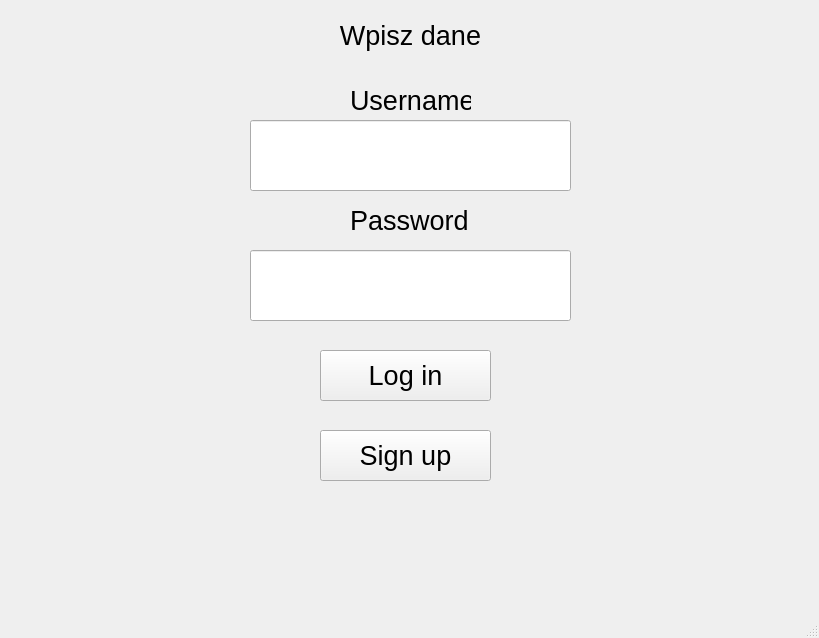
<?xml version="1.0" encoding="UTF-8"?>
<ui version="4.0">
 <class>Client</class>
 <widget class="QMainWindow" name="Client">
  <property name="geometry">
   <rect>
    <x>0</x>
    <y>0</y>
    <width>819</width>
    <height>638</height>
   </rect>
  </property>
  <property name="windowTitle">
   <string>Client</string>
  </property>
  <widget class="QWidget" name="centralwidget">
   <widget class="QStackedWidget" name="stackedWidget">
    <property name="geometry">
     <rect>
      <x>0</x>
      <y>0</y>
      <width>821</width>
      <height>621</height>
     </rect>
    </property>
    <property name="maximumSize">
     <size>
      <width>821</width>
      <height>621</height>
     </size>
    </property>
    <property name="currentIndex">
     <number>0</number>
    </property>
    <widget class="QWidget" name="page">
     <property name="minimumSize">
      <size>
       <width>821</width>
       <height>0</height>
      </size>
     </property>
     <widget class="QLabel" name="menurl_label">
      <property name="geometry">
       <rect>
        <x>10</x>
        <y>10</y>
        <width>801</width>
        <height>51</height>
       </rect>
      </property>
      <property name="font">
       <font>
        <pointsize>20</pointsize>
       </font>
      </property>
      <property name="layoutDirection">
       <enum>Qt::LayoutDirection::RightToLeft</enum>
      </property>
      <property name="text">
       <string>Wpisz dane</string>
      </property>
      <property name="alignment">
       <set>Qt::AlignmentFlag::AlignCenter</set>
      </property>
     </widget>
     <widget class="QLabel" name="username_label">
      <property name="geometry">
       <rect>
        <x>350</x>
        <y>80</y>
        <width>121</width>
        <height>41</height>
       </rect>
      </property>
      <property name="font">
       <font>
        <pointsize>20</pointsize>
       </font>
      </property>
      <property name="text">
       <string>Username</string>
      </property>
     </widget>
     <widget class="QLineEdit" name="Username_in">
      <property name="geometry">
       <rect>
        <x>250</x>
        <y>120</y>
        <width>321</width>
        <height>71</height>
       </rect>
      </property>
      <property name="font">
       <font>
        <pointsize>18</pointsize>
       </font>
      </property>
      <property name="text">
       <string/>
      </property>
     </widget>
     <widget class="QLabel" name="password_label">
      <property name="geometry">
       <rect>
        <x>350</x>
        <y>200</y>
        <width>121</width>
        <height>41</height>
       </rect>
      </property>
      <property name="font">
       <font>
        <pointsize>20</pointsize>
       </font>
      </property>
      <property name="text">
       <string>Password</string>
      </property>
     </widget>
     <widget class="QLineEdit" name="Password_in">
      <property name="geometry">
       <rect>
        <x>250</x>
        <y>250</y>
        <width>321</width>
        <height>71</height>
       </rect>
      </property>
      <property name="font">
       <font>
        <pointsize>18</pointsize>
       </font>
      </property>
      <property name="text">
       <string/>
      </property>
     </widget>
     <widget class="QPushButton" name="login_button">
      <property name="geometry">
       <rect>
        <x>320</x>
        <y>350</y>
        <width>171</width>
        <height>51</height>
       </rect>
      </property>
      <property name="font">
       <font>
        <pointsize>20</pointsize>
       </font>
      </property>
      <property name="text">
       <string>Log in</string>
      </property>
     </widget>
     <widget class="QPushButton" name="register_button">
      <property name="geometry">
       <rect>
        <x>320</x>
        <y>430</y>
        <width>171</width>
        <height>51</height>
       </rect>
      </property>
      <property name="font">
       <font>
        <pointsize>20</pointsize>
       </font>
      </property>
      <property name="text">
       <string>Sign up</string>
      </property>
     </widget>
    </widget>
    <widget class="QWidget" name="page_2">
     <widget class="QLabel" name="text_lebel">
      <property name="geometry">
       <rect>
        <x>170</x>
        <y>20</y>
        <width>481</width>
        <height>41</height>
       </rect>
      </property>
      <property name="text">
       <string/>
      </property>
      <property name="alignment">
       <set>Qt::AlignmentFlag::AlignCenter</set>
      </property>
     </widget>
     <widget class="QPushButton" name="add_friend_button">
      <property name="geometry">
       <rect>
        <x>110</x>
        <y>70</y>
        <width>261</width>
        <height>51</height>
       </rect>
      </property>
      <property name="text">
       <string>Dodaj znajomego</string>
      </property>
     </widget>
     <widget class="QPushButton" name="remove_friend_button">
      <property name="geometry">
       <rect>
        <x>110</x>
        <y>140</y>
        <width>261</width>
        <height>51</height>
       </rect>
      </property>
      <property name="text">
       <string>Usuń znajomego</string>
      </property>
     </widget>
     <widget class="QPushButton" name="view_friend_button">
      <property name="geometry">
       <rect>
        <x>110</x>
        <y>210</y>
        <width>261</width>
        <height>51</height>
       </rect>
      </property>
      <property name="text">
       <string>Wyświetl znajomych</string>
      </property>
     </widget>
     <widget class="QPushButton" name="logout_button">
      <property name="geometry">
       <rect>
        <x>720</x>
        <y>20</y>
        <width>87</width>
        <height>26</height>
       </rect>
      </property>
      <property name="text">
       <string>Wyloguj</string>
      </property>
     </widget>
     <widget class="QPushButton" name="group_button">
      <property name="geometry">
       <rect>
        <x>440</x>
        <y>140</y>
        <width>261</width>
        <height>51</height>
       </rect>
      </property>
      <property name="text">
       <string>Wyślij wiadomość grupową</string>
      </property>
     </widget>
     <widget class="QPushButton" name="priv_button">
      <property name="geometry">
       <rect>
        <x>440</x>
        <y>70</y>
        <width>261</width>
        <height>51</height>
       </rect>
      </property>
      <property name="text">
       <string>Wyślij wiadomość prywatną</string>
      </property>
     </widget>
     <widget class="QPushButton" name="create_group_button">
      <property name="geometry">
       <rect>
        <x>440</x>
        <y>210</y>
        <width>261</width>
        <height>51</height>
       </rect>
      </property>
      <property name="text">
       <string>Utwórz grupę</string>
      </property>
     </widget>
     <widget class="QTextEdit" name="text_lebel_2">
      <property name="geometry">
       <rect>
        <x>230</x>
        <y>320</y>
        <width>351</width>
        <height>211</height>
       </rect>
      </property>
      <property name="readOnly">
       <bool>true</bool>
      </property>
     </widget>
    </widget>
   </widget>
  </widget>
  <widget class="QMenuBar" name="menubar">
   <property name="geometry">
    <rect>
     <x>0</x>
     <y>0</y>
     <width>819</width>
     <height>23</height>
    </rect>
   </property>
  </widget>
  <widget class="QStatusBar" name="statusbar"/>
 </widget>
 <resources/>
 <connections/>
</ui>
